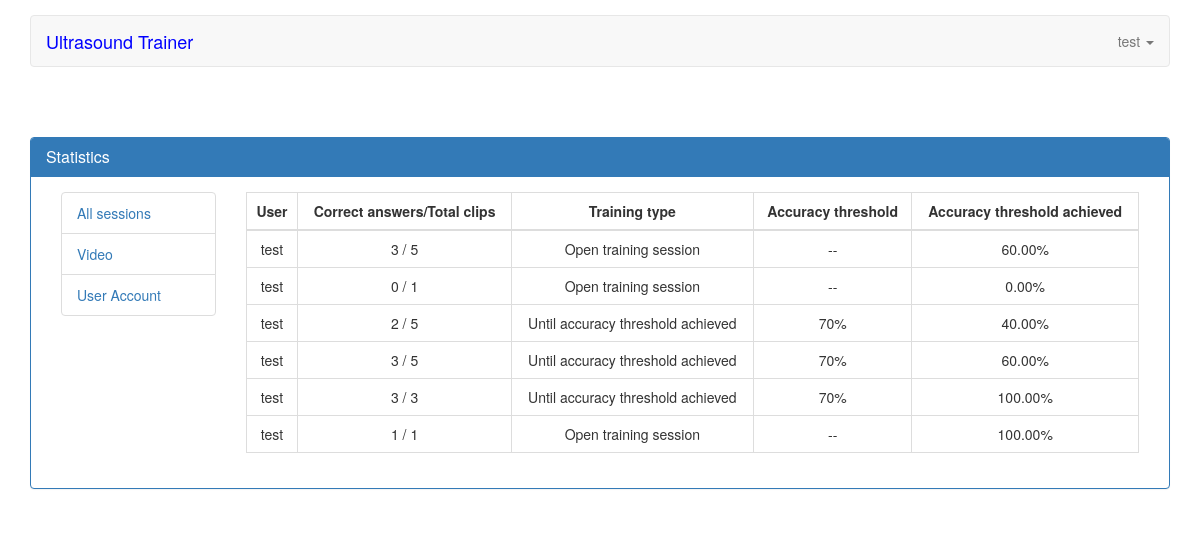
The app's page /statistics (signed in) with its own data.
### servey/models.py (models this page shows, shortened)
class Result(models.Model):
    user = models.ForeignKey(User, related_name='user_result', on_delete=models.CASCADE)
    date = models.DateTimeField(default=datetime.datetime.utcnow, blank=True)
    close = models.BooleanField(default=False, verbose_name="Test is close?", blank=True)
    training_type = models.CharField(choices=TRAINING_TYPE, blank=True, null=True, max_length=255)
    accuracy = models.CharField(max_length=255, choices=ACCURACY_THRESHOLD, blank=True, null=True)
    created_at = models.DateTimeField(auto_now_add=True)
    updated_at = models.DateTimeField(auto_now=True)
    @property
    def get_user(self):
        return User.objects.get(pk=self.user_id)
    @property
    def total_answer(self):
        return self.result_detail.count()
    @property
    def correct_answer(self):
        is_true = 0
        total_video = Video.objects.values('id', 'answer')
        detail = ResultDetail.objects.filter(result=self).values('video_id', 'answer')
        for video in total_video:
            for b in detail:
                if video.get('id') == b.get('video_id'):
                    diff = video.get('answer') == b.get('answer')
                    if diff:
                        is_true += 1
        return is_true
    @property
    def accuracy_count(self):
        context = {}
        check = ResultDetail.objects.filter(result=self.id)
        if check is not None:
            count_question = ResultDetail.objects.filter(result=self.id).count()
            total_answer = ResultDetail.objects.filter(result=self.id)
            context['true'] = 0
            context['false'] = 0
            for query_answer in total_answer:
                video = query_answer.video.answer
                answer_result = query_answer.answer
                if video == answer_result:
                    context['true'] += 1
                else:
                    context['false'] += 1
            accuracy = format(Decimal(context['true'] * 100 / count_question), '.2f')
            return accuracy

class ResultDetail(models.Model):
    result = models.ForeignKey(Result, on_delete=models.CASCADE, null=True, related_name='result_detail',)
    video = models.ForeignKey(Video, blank=True, on_delete=models.CASCADE, related_name='video_result')
    answer = models.IntegerField(blank=True)
    created_at = models.DateTimeField(auto_now_add=True)
    updated_at = models.DateTimeField(auto_now=True)

class Video(models.Model):
    ANSWER_CHOICE = (
        (1, 'Normal'),
        (2, 'Moderately reduced',),
        (3, 'Severely reduced',)
    )
    path = models.FileField(blank=True, verbose_name="Upload video (mp4, mkv)", max_length=255, upload_to='videos/', validators=[validate_file_extension])
    title = models.TextField(blank=True, verbose_name="Title question")
    answer = models.IntegerField(choices=ANSWER_CHOICE, default=1)
    created_at = models.DateTimeField(auto_now_add=True)
    updated_at = models.DateTimeField(auto_now=True)

### servey/views.py (the view)
@login_required(login_url=settings.LOGIN_URL)
def result_session(request):
    if request.user.is_authenticated:
        total_result = Result.objects.all()
        context = {
            "total_result": total_result,
        }
        return render(request, 'statistical/result_session.html', context)
    else:
        return JsonResponse({"status": False, "messages": "Authentication required"},safe=False)

### templates/statistical/result_session.html
{% extends 'statistical/index.html' %}
{% block main %}
    <div class="col-md-10">
        <div class="table-responsive">
            <table class="table table-bordered table-hover">
                <thead>
                    <tr>
                        <th class="text-center">User</th>
                        <th class="text-center">Correct answers/Total clips</th>
                        <th class="text-center">Training type</th>
                        <th class="text-center">Accuracy threshold</th>
                        <th class="text-center">Accuracy threshold achieved</th>
                    </tr>
                    </thead>
                <tbody>
                    {% for item in total_result %}
                    <tr class="text-center">
                        <td>{{ item.get_user.username }}</td>
                        <td>{{ item.correct_answer }} / {{ item.total_answer }}</td>
                        <td>{{ item.training_type }}</td>
                        <td>{% if item.accuracy %}{{ item.accuracy }} {% else %} {{ "--" }}{% endif %}</td>
                        <td>{{ item.accuracy_count }}%</td>
                    </tr>
                    {% endfor %}
                </tbody>
            </table>
        </div>
    </div>
{% endblock %}

### templates/partials/index.html (shortened to what this page needs)
<!DOCTYPE html>
<html lang="en">
    {% load staticfiles %}
    <head>
        <link href="https://stackpath.bootstrapcdn.com/bootstrap/3.3.6/css/bootstrap.min.css" rel="stylesheet">
        <link rel="stylesheet" href="{% static 'main.css' %}">
    </head>
    <body>
    <div class="container" id="container_main" >
        <nav class="navbar navbar-default" role="navigation">
        <div class="navbar-header">
            {% if user.is_superuser and user.is_staff %}
                <a class="navbar-brand" href="{% url 'admin:index' %}" style="color: blue">Ultrasound Trainer Admin</a>
            {% else %}
                <a class="navbar-brand" href="{% url 'index' %}" style="color: blue">Ultrasound Trainer</a>
            {% endif %}
        </div>
        <div class="collapse navbar-collapse navbar-ex1-collapse">
            <ul class="nav navbar-nav navbar-right">
                <li class="dropdown">
                    <a href="#" class="dropdown-toggle" data-toggle="dropdown">
                        {% if request.user.is_authenticated %}
                            <span>{{ request.user.username }}</span>
                            <b class="caret"></b>
                        {% endif %}
                    </a>
                </li>
            </ul>
        </div>
        </nav>
        <div class="row" style="padding-top: 50px;">
            {% block content %}
            {%  endblock %}
        </div>
    </div>
    </body>
</html>

### static/main.css (style rules this page uses)
#container_main { padding-top: 15px; }
.row { margin-right: 0; margin-left: 0; }
ul li { list-style-type: none; }

### records on screen
Result: get_user.username "test", correct_answer "3", total_answer "5", training_type "Open training session", value "--", accuracy_count "60.00"
Result: get_user.username "test", correct_answer "0", total_answer "1", training_type "Open training session", value "--", accuracy_count "0.00"
Result: get_user.username "test", correct_answer "2", total_answer "5", training_type "Until accuracy threshold achieved", accuracy "70%", accuracy_count "40.00"
Result: get_user.username "test", correct_answer "3", total_answer "5", training_type "Until accuracy threshold achieved", accuracy "70%", accuracy_count "60.00"
Result: get_user.username "test", correct_answer "3", total_answer "3", training_type "Until accuracy threshold achieved", accuracy "70%", accuracy_count "100.00"
Result: get_user.username "test", correct_answer "1", total_answer "1", training_type "Open training session", value "--", accuracy_count "100.00"

### other values on screen
{{ request.user.username }} "test"
